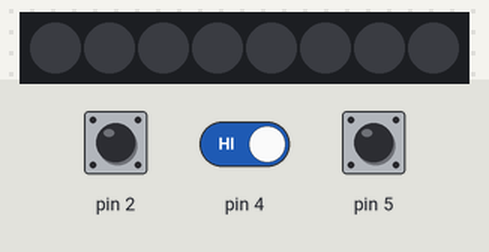
Simulated run of this sketch. Board: Arduino Uno, built with avr-gcc and run on an emulated ATmega328P. Shown: 8 RGB LEDs in strip order, left to right. The test bench sets the inputs (shaded band); at power-on: pin 2 HIGH, pin 4 HIGH, pin 5 HIGH. Dim RGB values are drawn brighter than linear.

Above: at 1.2 s.
1.3 s: pin 2 pulled LOW for 0.15 s
At 1.7 s:
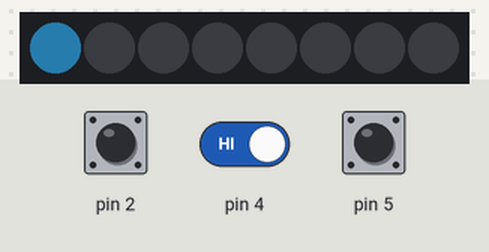
2.9 s: pin 4 driven LOW
At 3.4 s:
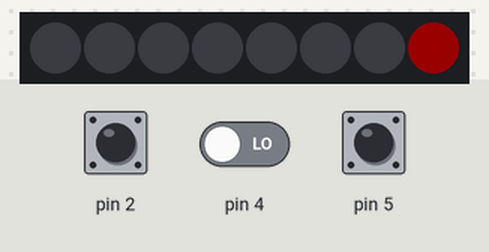
4.4 s: pin 2 pulled LOW for 1 s
At 6.5 s:
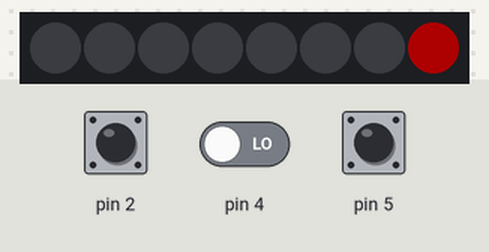
Timing chart, 0 to 8.0 s (numbered marks = the images above; inputs shaded):
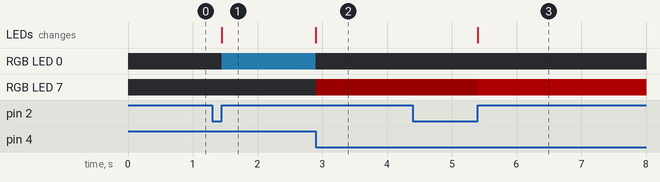

The sketch:

chal1.ino
```cpp
#include <Adafruit_NeoPixel.h>
#define PIN 3
#define NUMPIXELS 8
int i=0;
int BRIGHTNESS=0;

Adafruit_NeoPixel NeoPixel = Adafruit_NeoPixel(NUMPIXELS, PIN, NEO_GRB + NEO_KHZ800);

int CLK_old=1;
int DT,CLK;

int R_1=128,G_1=0,B_1=0;
int R_2=59 , G_2=185 , B_2=255;

int bm;

void setup() {
  NeoPixel.begin();
  pinMode(2, INPUT_PULLUP);
  pinMode(4,INPUT);
  pinMode(5, INPUT);
}

void loop() {
  // put your main code here, to run repeatedly:

  if (bm){
    NeoPixel.setPixelColor(i,NeoPixel.Color(R_1, G_1, B_1));
    NeoPixel.setBrightness(BRIGHTNESS);
  } else {
    NeoPixel.setPixelColor(i,NeoPixel.Color(R_2, G_2, B_2));
    NeoPixel.setBrightness(BRIGHTNESS);
  }

  if (!digitalRead(2)){
    //NeoPixel.setPixelColor(i++,NeoPixel.Color(0,0,0));
    BRIGHTNESS+=50;
    if (BRIGHTNESS==300) {BRIGHTNESS=0;}
    while (!digitalRead(2));
  }


  DT=digitalRead(5);
  CLK=digitalRead(4);

  if (CLK!=CLK_old) {
    CLK_old=CLK;
    NeoPixel.setPixelColor(i,NeoPixel.Color(0,0,0));

    if (CLK==LOW && DT==LOW) {
      i++;
      bm= !bm;
      if (i==8) {
        i=0;

      }
    } else if (CLK==LOW && DT==HIGH) {
      i--;
      bm = !bm;
      if (i==-1){
        i=7;

      }
    }
  }

  NeoPixel.show();

}
```

Measured:
- after the input at 1.3 s, RGB LED 0: off → RGB(11, 36, 50) after 0.15 s; the LEDs: change after 0.15 s (image 1)
- after the input at 2.9 s, RGB LED 0: RGB(11, 36, 50) → off at once; RGB LED 7: off → RGB(25, 0, 0) at once; the LEDs: first change at once (image 2 shows a later state)
- after the input at 4.4 s, RGB LED 7: RGB(25, 0, 0) → RGB(50, 0, 0) after 1.0 s; the LEDs: change after 1.0 s (image 3)
